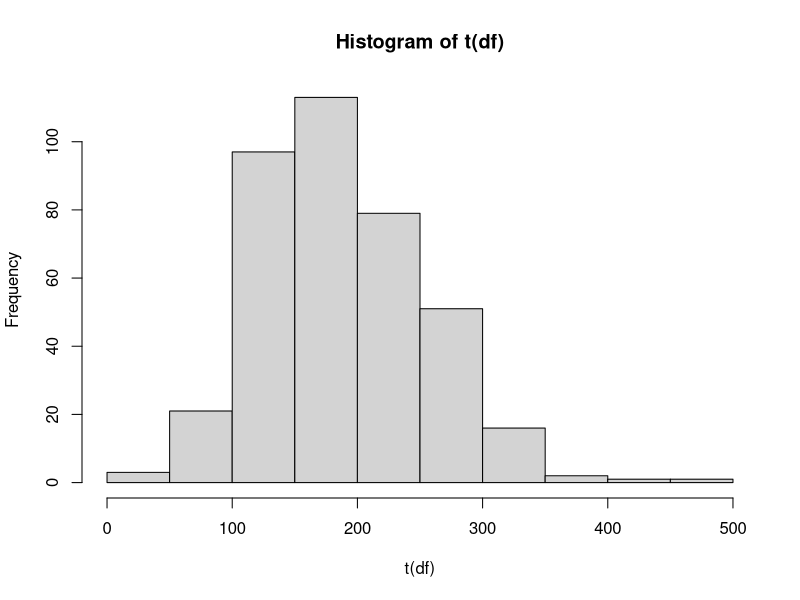

Reproduce this figure in R. (Note: this script raises an error after producing the figure.)
#the input has to be a csv file obtained by the conversion of an excel file

qpcr_plate <- read.table("test.csv", header = TRUE, sep = ";")

rows <- qpcr_plate[,2]
rfu <- qpcr_plate[,7]

rfu <- as.numeric(gsub(",", ".", gsub("\\.", "", rfu))) # the commas in the rfu vector have to be replace by dot and then transformed in numeric

df <- data.frame(matrix(ncol = length(rows), nrow = 0))
df <- rbind(df, rfu)
colnames(df) <- rows

hist(t(df)) 

qpcr_plate_t <- cbind(t(df), row.names(t(df))) # transpose the df (columns become rows and viceversa). Attach a new column with the well name
qpcr_plate_t <- cbind(qpcr_plate_t, gsub("^[[:upper:]]","" , qpcr_plate_t[,2])) # add new column with the well number (from 1 to 24)
qpcr_plate_t <- cbind(qpcr_plate_t, gsub("\\d","" , qpcr_plate_t[,2])) # Add new column with row letter (from A to I) 


qpcr_plate_t <- qpcr_plate_t[order(as.numeric(qpcr_plate_t[,3])),] # order the rows according to the numeric value (from 1 to 24)
qpcr_plate_t <- cbind(qpcr_plate_t, max(as.numeric(qpcr_plate_t[,1]))/as.numeric(qpcr_plate_t[,1])) #create new column and insert the result of the following calculation: maximum value of the column (rfu)/rfu value of that row
qpcr_plate_t[,5] <- as.numeric(qpcr_plate_t[,5])*2
qpcr_plate_t[,5] <- round(as.numeric(qpcr_plate_t[,5]), digits = 2)
qpcr_plate_t <- qpcr_plate_t[,c(2,5)]

volumes <- qpcr_plate_t[,2]
volumes[ as.numeric(volumes)>9 ] <- 0 #volume threshold. samples with more than 9 ul have assigned 0
volumes[ as.numeric(volumes)<0 ] <- 0 #volume threshold. samples with less than 0 ul have assigned 0
wells <- qpcr_plate_t[,1]

output_table <- data.frame(matrix(ncol = 0, nrow = length(volumes)))
output_table <- cbind(output_table, wells)
output_table <- cbind(output_table, volumes)

write.csv(output_table[,1:2], file = "D:/work/haru/HK099_4/admin_2021-04-09 15-09-46_CC008578_bQ2_pooling_threshold.csv", row.names = FALSE )

table(volumes) #Check for each volume the number of corresponding samples
sum(as.numeric(output_table$volumes)) #print total volume of the pooled samples

